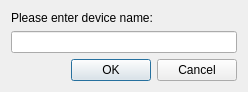
<?xml version="1.0" encoding="UTF-8"?>
<ui version="4.0">
 <class>TargetNameDialog</class>
 <widget class="QDialog" name="TargetNameDialog">
  <property name="geometry">
   <rect>
    <x>0</x>
    <y>0</y>
    <width>248</width>
    <height>89</height>
   </rect>
  </property>
  <layout class="QVBoxLayout" name="verticalLayout">
   <item>
    <widget class="QLabel" name="staticCaptionLabel">
     <property name="text">
      <string>Please enter device name:</string>
     </property>
    </widget>
   </item>
   <item>
    <widget class="QLineEdit" name="nameLineEdit"/>
   </item>
   <item>
    <spacer name="verticalSpacer">
     <property name="orientation">
      <enum>Qt::Vertical</enum>
     </property>
     <property name="sizeHint" stdset="0">
      <size>
       <width>20</width>
       <height>3</height>
      </size>
     </property>
    </spacer>
   </item>
   <item>
    <widget class="QDialogButtonBox" name="buttonBox">
     <property name="orientation">
      <enum>Qt::Horizontal</enum>
     </property>
     <property name="standardButtons">
      <set>QDialogButtonBox::Cancel|QDialogButtonBox::Ok</set>
     </property>
    </widget>
   </item>
  </layout>
 </widget>
 <resources/>
 <connections>
  <connection>
   <sender>buttonBox</sender>
   <signal>accepted()</signal>
   <receiver>TargetNameDialog</receiver>
   <slot>accept()</slot>
   <hints>
    <hint type="sourcelabel">
     <x>248</x>
     <y>254</y>
    </hint>
    <hint type="destinationlabel">
     <x>157</x>
     <y>274</y>
    </hint>
   </hints>
  </connection>
  <connection>
   <sender>buttonBox</sender>
   <signal>rejected()</signal>
   <receiver>TargetNameDialog</receiver>
   <slot>reject()</slot>
   <hints>
    <hint type="sourcelabel">
     <x>316</x>
     <y>260</y>
    </hint>
    <hint type="destinationlabel">
     <x>286</x>
     <y>274</y>
    </hint>
   </hints>
  </connection>
 </connections>
</ui>
